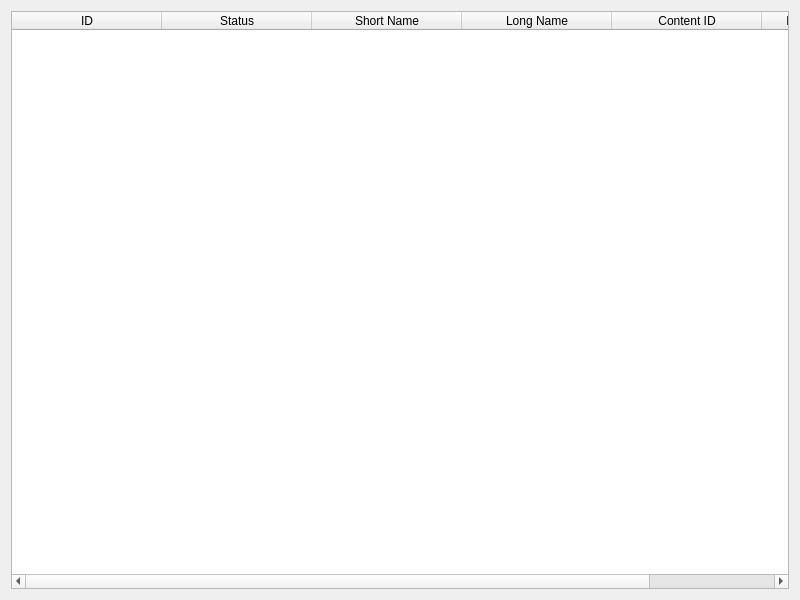
<?xml version="1.0" encoding="UTF-8"?>
<ui version="4.0">
 <class>AttachmentsBrowser</class>
 <widget class="QWidget" name="AttachmentsBrowser">
  <property name="geometry">
   <rect>
    <x>0</x>
    <y>0</y>
    <width>800</width>
    <height>600</height>
   </rect>
  </property>
  <property name="windowTitle">
   <string>AttachmentsBrowser</string>
  </property>
  <layout class="QGridLayout" name="gridLayout">
   <item row="0" column="0">
    <widget class="QTableWidget" name="tableAttachments">
     <property name="editTriggers">
      <set>QAbstractItemView::NoEditTriggers</set>
     </property>
     <property name="sortingEnabled">
      <bool>true</bool>
     </property>
     <attribute name="horizontalHeaderDefaultSectionSize">
      <number>150</number>
     </attribute>
     <attribute name="verticalHeaderVisible">
      <bool>false</bool>
     </attribute>
     <column>
      <property name="text">
       <string>ID</string>
      </property>
     </column>
     <column>
      <property name="text">
       <string>Status</string>
      </property>
     </column>
     <column>
      <property name="text">
       <string>Short Name</string>
      </property>
     </column>
     <column>
      <property name="text">
       <string>Long Name</string>
      </property>
     </column>
     <column>
      <property name="text">
       <string>Content ID</string>
      </property>
     </column>
     <column>
      <property name="text">
       <string>Rendering Position</string>
      </property>
     </column>
    </widget>
   </item>
  </layout>
 </widget>
 <resources/>
 <connections/>
</ui>
